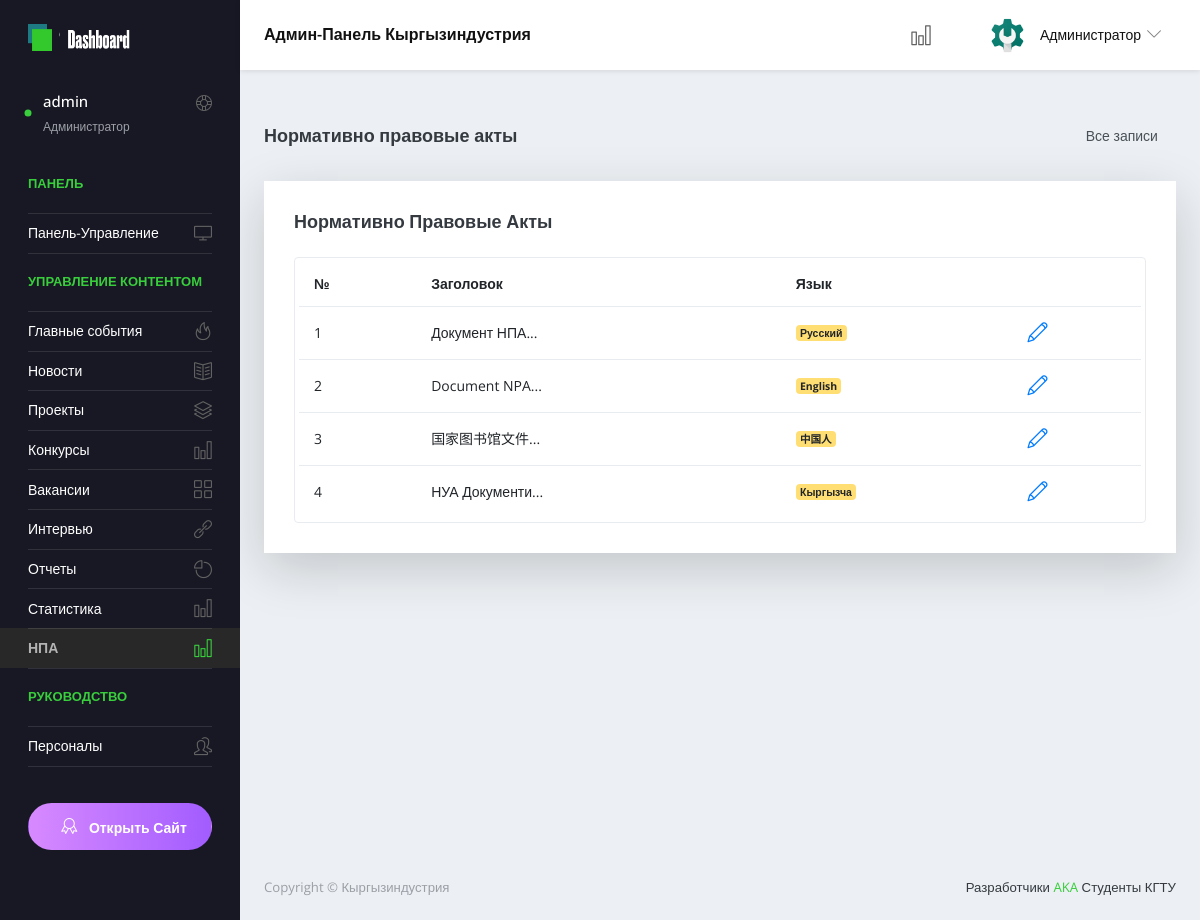
Screenshot of /ru/admin-panel/regulations/ (signed in) with the database file from the repository.
### main/models.py (models this page shows)
class Regulations(models.Model):
    title = models.CharField(verbose_name='Название Документа', max_length=250, unique=True,error_messages={'unique':"Файл с таким названием уже существует!"})
    language=models.CharField(
                               max_length = 10,
                               choices = LanguageChoice.choices,
                               default = LanguageChoice.RU,
                               verbose_name = "Язык",
                               )
    url = models.FileField(
        verbose_name='Путь файла',
        upload_to=get_file_path,
        validators=[FileExtensionValidator(['pdf','doc', 'docx'])]
        )
    path_url = "static/client/docs/reports/"

### main/views.py (the view)
# urls.py: path('admin-panel/regulations/', views.RegulationsListView.as_view(), name = 'regulations_all'),
class RegulationsListView(LoginRequiredMixin, RegulationsView, ListView):
    login_url = "login_page"
    template_name = "admin/pages/regulations/regulations_list.html"
    paginate_by = 10

### main/templates/admin/pages/regulations/regulations_list.html (shortened to what this page needs)
{% extends 'admin/admin_base.html' %}
{% load static %}
  {% block content %}
      <div class="content-wrapper">
            <div class="page-header">
              <h3 class="page-title">Нормативно правовые акты</h3>
              <nav aria-label="breadcrumb">
                <ol class="breadcrumb">
                  <li class="breadcrumb-item active" aria-current="page">Все записи</li>
                </ol>
              </nav>
            </div>
            <div class="row">
              <div class="col-lg-12 grid-margin stretch-card">
                <div class="card shadow-lg">
                  <div class="card-body">
                    <div class="d-sm-flex align-items-center mb-4">
                      <h4 class="card-title mb-sm-0">Нормативно правовые акты</h4>
                    </div>
                    <div class="table-responsive border rounded p-1">
                      <table class="table table-hover">
                        {% if regulations_list %}
                        <thead>
                          <tr>
                            <th class="font-weight-bold">№</th>
                            <th class="font-weight-bold">Заголовок</th>
                            <th class="font-weight-bold">Язык</th>
                          </tr>
                        </thead>
                        <tbody>
                          {% for value in regulations_list %}
                          <tr>
                            <td>{{forloop.counter}}</td>
                            <td class="td-title" >{{value.title }}</td>
                            <td><label class="badge badge-warning">{{value.language}}</label></td>
                            <td class="edit-delete-icons">
                              <a href="{% url 'regulations_update' value.id %}"><i class="icon-pencil"></i></a>
                            </td>
                          </tr>
                          {% endfor %}
                        </tbody>
                        {% endif %}
                      </table>
                    </div>
                  </div>
                </div>
              </div>
            </div>
      </div>
{% endblock content %}

### main/templates/admin/blocks/side-bar.html (shortened to what this page needs)
{% load static %}
  <nav class="sidebar sidebar-offcanvas" id="sidebar">
      <ul class="nav">
        <li class="nav-item nav-profile user-select-none">
          <a class="nav-link">
            <div class="profile-image">
              <div class="dot-indicator bg-success"></div>
            </div>
            <div class="text-wrapper">
              <p class="profile-name">{{ user }}</p>
              <p class="designation">Администратор</p>
            </div>
            <div class="icon-container">
              <i class="icon-support"></i>
            </div>
          </a>
        </li>
        <li class="nav-item nav-category">
          <span class="nav-link">Панель</span>
        </li>
        <li class="nav-item" id="main-panel">
          <a class="nav-link" href="{% url 'admin_panel' %}">
            <span class="menu-title">Панель-Управление</span>
            <i class="icon-screen-desktop menu-icon"></i>
          </a>
        </li>
        <li class="nav-item nav-category"><span class="nav-link">Управление контентом</span></li>
        <li class="nav-item" id="hotnews-panel">
          <a class="nav-link" data-toggle="collapse" href="#hotnews" aria-expanded="{% if expand_hotnews %}true{% else %}false{% endif %}" aria-controls="hotnews">
            <span class="menu-title">Главные события</span>
            <i class="icon-fire menu-icon"></i>
          </a>
        </li>
        <li class="nav-item" id="news-panel">
          <a class="nav-link" data-toggle="collapse" href="#news" aria-expanded="{% if expand_news %}true{% else %}false{% endif %}" aria-controls="news">
            <span class="menu-title">Новости</span>
            <i class="icon-book-open menu-icon"></i>
          </a>
        </li>
        <li class="nav-item" id="projects-panel">
          <a class="nav-link" data-toggle="collapse" href="#projects" aria-expanded="{% if expand_projects %}true{% else %}false{% endif %}" aria-controls="projects">
            <span class="menu-title">Проекты</span>
            <i class="icon-layers menu-icon"></i>
          </a>
        </li>
        <li class="nav-item" id="contests-panel">
          <a class="nav-link" data-toggle="collapse" href="#contests" aria-expanded="{% if expand_contests %}true{% else %}false{% endif %}" aria-controls="contests">
            <span class="menu-title">Конкурсы</span>
            <i class="icon-chart menu-icon"></i>
          </a>
        </li>
        <li class="nav-item" id="vacancies-panel">
          <a class="nav-link" href="{% url 'vacancies_all' %}" aria-expanded="{% if expand_vacancies %}true{% else %}false{% endif %}" aria-controls="vacanciese">
            <span class="menu-title">Вакансии</span>
            <i class="icon-grid menu-icon"></i>
          </a>
        </li>
        <li class="nav-item" id="interviews-panel">
          <a class="nav-link" href="{% url 'interviews_all' %}" aria-expanded="{% if expand_interviews %}true{% else %}false{% endif %}" aria-controls="interviews">
            <span class="menu-title">Интервью</span>
            <i class="icon-link menu-icon"></i>
          </a>
        </li>
        <li class="nav-item" id="reports-panel">
          <a class="nav-link" href="{% url 'reports_all' %}" aria-expanded="{% if expand_reports %}true{% else %}false{% endif %}" aria-controls="reports">
            <span class="menu-title">Отчеты</span>
            <i class="icon-pie-chart menu-icon"></i>
          </a>
        </li>
        <li class="nav-item" id="statistics-panel">
          <a class="nav-link" href="{% url 'statistics_all' %}" aria-expanded="{% if expand_statistics %}true{% else %}false{% endif %}" aria-controls="statistics">
            <span class="menu-title">Статистика</span>
            <i class="icon-chart menu-icon"></i>
          </a>
        </li>
        <li class="nav-item" id="regulations-panel">
          <a class="nav-link" href="{% url 'regulations_all' %}" aria-expanded="{% if expand_regulations %}true{% else %}false{% endif %}" aria-controls="regulations">
            <span class="menu-title">НПА</span>
            <i class="icon-chart menu-icon"></i>
          </a>
        </li>
        <li class="nav-item nav-category"><span class="nav-link">Руководство</span></li>
        <li class="nav-item" id="management-panel">
          <a href="{% url 'management_all' %}" class="nav-link {% if active_management %}active{% endif %}">
            <span class="menu-title">Персоналы</span>
            <i class="icon-people menu-icon"></i>
          </a>
        </li>
        <li class="nav-item pro-upgrade">
          <span class="nav-link">
            <a class="btn btn-block px-0 btn-rounded btn-upgrade" href="{% url 'index' %} " target="_blank"> <i class="icon-badge mx-2"></i> Открыть Сайт</a>
          </span>
        </li>
      </ul>
    </nav>

### rows the page displays
Regulations: language "Русский"
Regulations: language "English"
Regulations: language "中国人"
Regulations: language "Кыргызча"

### other values shown
{{ user }} "admin"
